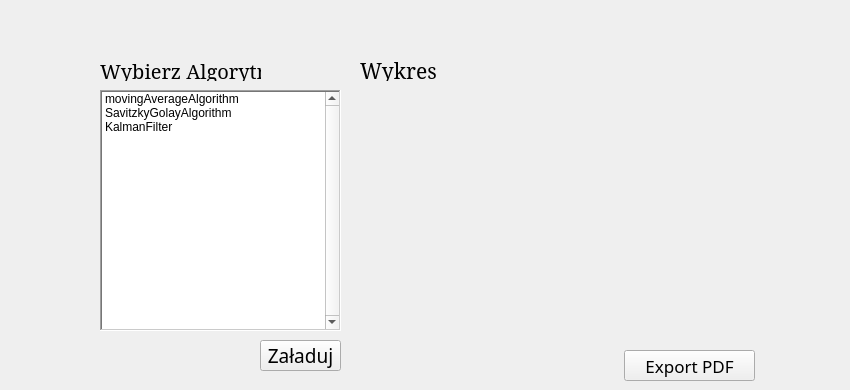
        <widget class="QWidget" name="tab">
         <attribute name="title">
          <string>EKG_BASELINE</string>
         </attribute>
         <widget class="QListWidget" name="EKG_BASELINE_listWidget">
          <property name="geometry">
           <rect>
            <x>100</x>
            <y>90</y>
            <width>241</width>
            <height>241</height>
           </rect>
          </property>
          <property name="sizePolicy">
           <sizepolicy hsizetype="Fixed" vsizetype="Fixed">
            <horstretch>0</horstretch>
            <verstretch>0</verstretch>
           </sizepolicy>
          </property>
          <property name="minimumSize">
           <size>
            <width>241</width>
            <height>241</height>
           </size>
          </property>
          <property name="maximumSize">
           <size>
            <width>241</width>
            <height>241</height>
           </size>
          </property>
          <property name="frameShape">
           <enum>QFrame::WinPanel</enum>
          </property>
          <property name="frameShadow">
           <enum>QFrame::Sunken</enum>
          </property>
          <property name="lineWidth">
           <number>7</number>
          </property>
          <property name="midLineWidth">
           <number>-1</number>
          </property>
          <property name="verticalScrollBarPolicy">
           <enum>Qt::ScrollBarAlwaysOn</enum>
          </property>
          <property name="tabKeyNavigation">
           <bool>false</bool>
          </property>
          <property name="dragEnabled">
           <bool>false</bool>
          </property>
          <property name="dragDropOverwriteMode">
           <bool>false</bool>
          </property>
          <item>
           <property name="text">
            <string>movingAverageAlgorithm</string>
           </property>
          </item>
          <item>
           <property name="text">
            <string>SavitzkyGolayAlgorithm</string>
           </property>
          </item>
          <item>
           <property name="text">
            <string>KalmanFilter</string>
           </property>
          </item>
         </widget>
         <widget class="QPushButton" name="EKG_BASELINE_wybierz_button">
          <property name="geometry">
           <rect>
            <x>260</x>
            <y>340</y>
            <width>81</width>
            <height>31</height>
           </rect>
          </property>
          <property name="sizePolicy">
           <sizepolicy hsizetype="Fixed" vsizetype="Fixed">
            <horstretch>0</horstretch>
            <verstretch>0</verstretch>
           </sizepolicy>
          </property>
          <property name="minimumSize">
           <size>
            <width>81</width>
            <height>31</height>
           </size>
          </property>
          <property name="maximumSize">
           <size>
            <width>81</width>
            <height>31</height>
           </size>
          </property>
          <property name="font">
           <font>
            <family>Monotype Corsiva</family>
            <pointsize>14</pointsize>
           </font>
          </property>
          <property name="text">
           <string>Załaduj</string>
          </property>
         </widget>
         <widget class="QLabel" name="EKG_BASELINE_label">
          <property name="geometry">
           <rect>
            <x>100</x>
            <y>60</y>
            <width>161</width>
            <height>21</height>
           </rect>
          </property>
          <property name="sizePolicy">
           <sizepolicy hsizetype="Expanding" vsizetype="Fixed">
            <horstretch>0</horstretch>
            <verstretch>0</verstretch>
           </sizepolicy>
          </property>
          <property name="minimumSize">
           <size>
            <width>161</width>
            <height>21</height>
           </size>
          </property>
          <property name="maximumSize">
           <size>
            <width>170</width>
            <height>21</height>
           </size>
          </property>
          <property name="font">
           <font>
            <family>MS Serif</family>
            <pointsize>15</pointsize>
           </font>
          </property>
          <property name="text">
           <string>Wybierz Algorytm</string>
          </property>
         </widget>
         <widget class="QLabel" name="EKG_BASELINE_label_2">
          <property name="geometry">
           <rect>
            <x>360</x>
            <y>60</y>
            <width>121</width>
            <height>21</height>
           </rect>
          </property>
          <property name="sizePolicy">
           <sizepolicy hsizetype="Expanding" vsizetype="Fixed">
            <horstretch>0</horstretch>
            <verstretch>0</verstretch>
           </sizepolicy>
          </property>
          <property name="minimumSize">
           <size>
            <width>121</width>
            <height>21</height>
           </size>
          </property>
          <property name="maximumSize">
           <size>
            <width>130</width>
            <height>21</height>
           </size>
          </property>
          <property name="font">
           <font>
            <family>MS Serif</family>
            <pointsize>16</pointsize>
           </font>
          </property>
          <property name="text">
           <string>Wykres</string>
          </property>
         </widget>
         <widget class="QPushButton" name="EKG_BASELINE_to_pdf">
          <property name="geometry">
           <rect>
            <x>624</x>
            <y>350</y>
            <width>131</width>
            <height>31</height>
           </rect>
          </property>
          <property name="sizePolicy">
           <sizepolicy hsizetype="Fixed" vsizetype="Fixed">
            <horstretch>0</horstretch>
            <verstretch>0</verstretch>
           </sizepolicy>
          </property>
          <property name="minimumSize">
           <size>
            <width>131</width>
            <height>31</height>
           </size>
          </property>
          <property name="maximumSize">
           <size>
            <width>131</width>
            <height>31</height>
           </size>
          </property>
          <property name="font">
           <font>
            <family>Monotype Corsiva</family>
            <pointsize>13</pointsize>
           </font>
          </property>
          <property name="text">
           <string>Export PDF</string>
          </property>
         </widget>
         <widget class="Visualisation" name="EKG_BASELINE_graph" native="true">
          <property name="geometry">
           <rect>
            <x>360</x>
            <y>90</y>
            <width>481</width>
            <height>221</height>
           </rect>
          </property>
          <property name="sizePolicy">
           <sizepolicy hsizetype="Fixed" vsizetype="Fixed">
            <horstretch>0</horstretch>
            <verstretch>0</verstretch>
           </sizepolicy>
          </property>
          <property name="minimumSize">
           <size>
            <width>481</width>
            <height>221</height>
           </size>
          </property>
          <property name="maximumSize">
           <size>
            <width>481</width>
            <height>221</height>
           </size>
          </property>
         </widget>
        </widget>
